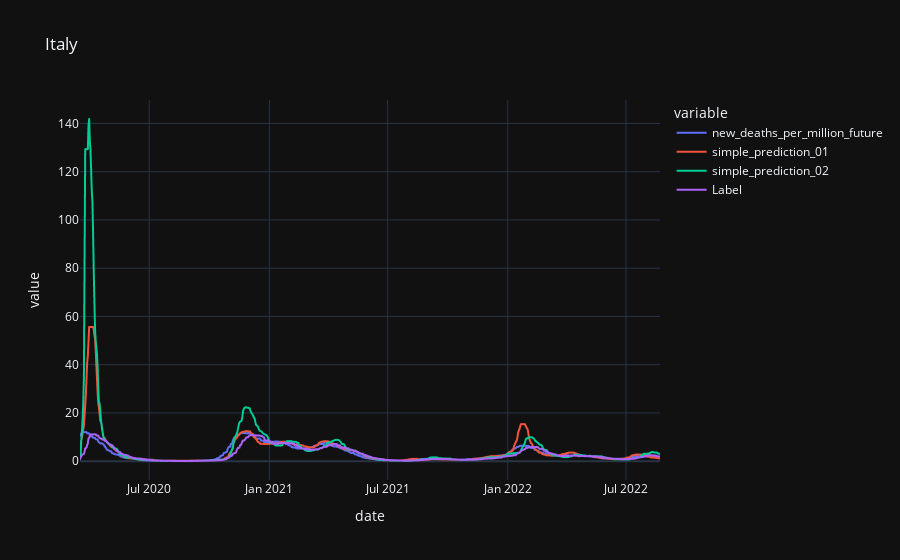

The code cell stored with this chart in its notebook:
### Code cell
fig = px.line(df_country, x=df_country.index, y=["new_deaths_per_million_future", 
                                                 'simple_prediction_01',
                                                 'simple_prediction_02',
                                                 'Label'], title = country, template = 'plotly_dark')
fig.show()

### Figure 1 — Plotly figure (JSON) as saved in the notebook; plotly's stock layout.template omitted (floating-point values rounded to 4 significant figures; data arrays with more than 128 entries replaced by an {"elided": "..."} marker saying what was removed)
{"data": [{"hovertemplate": "variable=new_deaths_per_million_future<br>date=%{x}<br>value=%{y}<extra></extra>", "legendgroup": "new_deaths_per_million_future", "line": {"color": "#636efa", "dash": "solid"}, "marker": {"symbol": "circle"}, "mode": "lines", "name": "new_deaths_per_million_future", "showlegend": true, "type": "scattergl", "x": {"elided": "889 str values"}, "xaxis": "x", "y": {"elided": "889 float values"}, "yaxis": "y"}, {"hovertemplate": "variable=simple_prediction_01<br>date=%{x}<br>value=%{y}<extra></extra>", "legendgroup": "simple_prediction_01", "line": {"color": "#EF553B", "dash": "solid"}, "marker": {"symbol": "circle"}, "mode": "lines", "name": "simple_prediction_01", "showlegend": true, "type": "scattergl", "x": {"elided": "889 str values"}, "xaxis": "x", "y": {"elided": "889 float values"}, "yaxis": "y"}, {"hovertemplate": "variable=simple_prediction_02<br>date=%{x}<br>value=%{y}<extra></extra>", "legendgroup": "simple_prediction_02", "line": {"color": "#00cc96", "dash": "solid"}, "marker": {"symbol": "circle"}, "mode": "lines", "name": "simple_prediction_02", "showlegend": true, "type": "scattergl", "x": {"elided": "889 str values"}, "xaxis": "x", "y": {"elided": "889 float values"}, "yaxis": "y"}, {"hovertemplate": "variable=Label<br>date=%{x}<br>value=%{y}<extra></extra>", "legendgroup": "Label", "line": {"color": "#ab63fa", "dash": "solid"}, "marker": {"symbol": "circle"}, "mode": "lines", "name": "Label", "showlegend": true, "type": "scattergl", "x": {"elided": "889 str values"}, "xaxis": "x", "y": {"elided": "889 float values"}, "yaxis": "y"}], "layout": {"legend": {"title": {"text": "variable"}, "tracegroupgap": 0}, "title": {"text": "Italy"}, "xaxis": {"anchor": "y", "domain": [0, 1], "title": {"text": "date"}}, "yaxis": {"anchor": "x", "domain": [0, 1], "title": {"text": "value"}}}}
